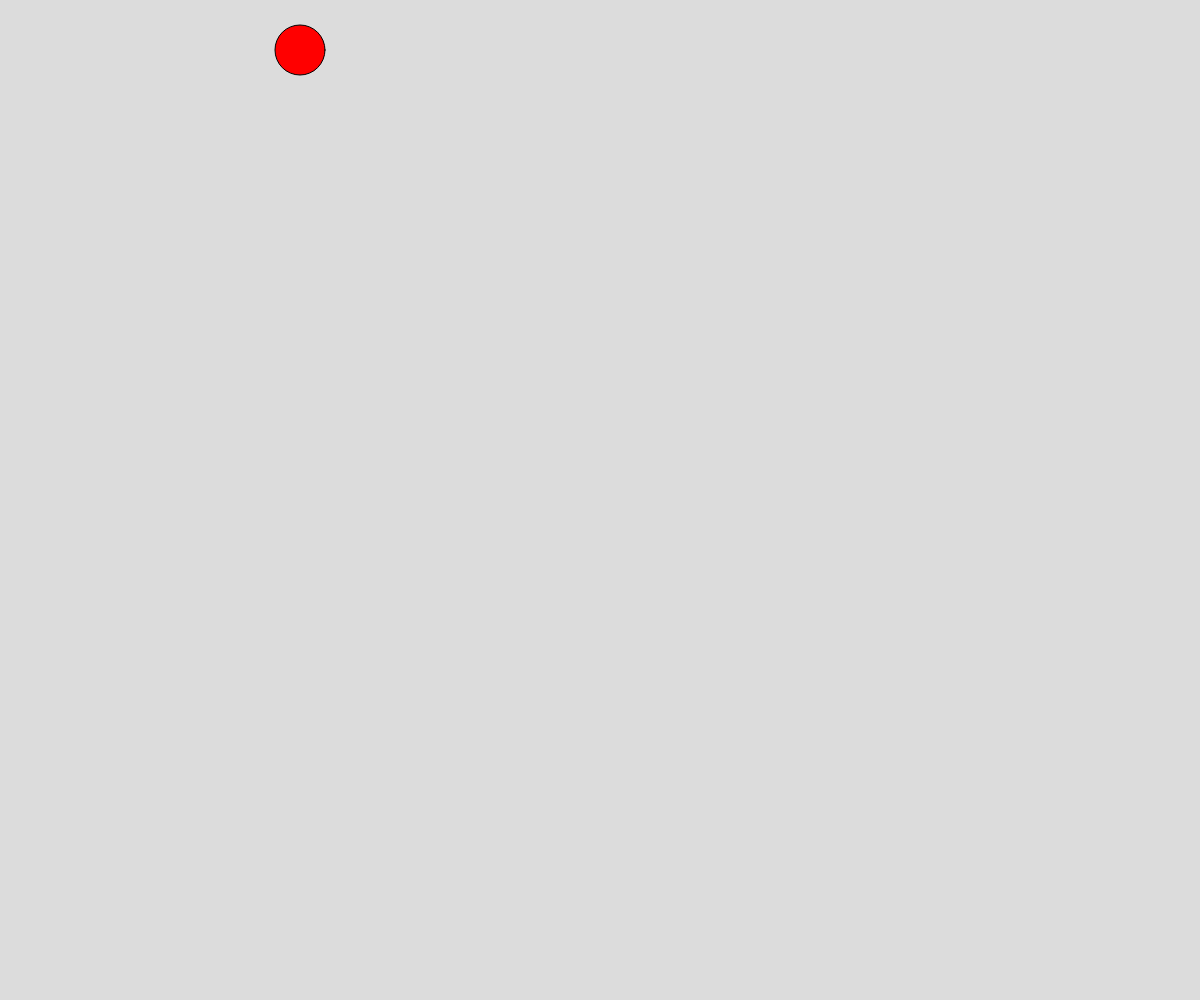
Frame 1 (no input)
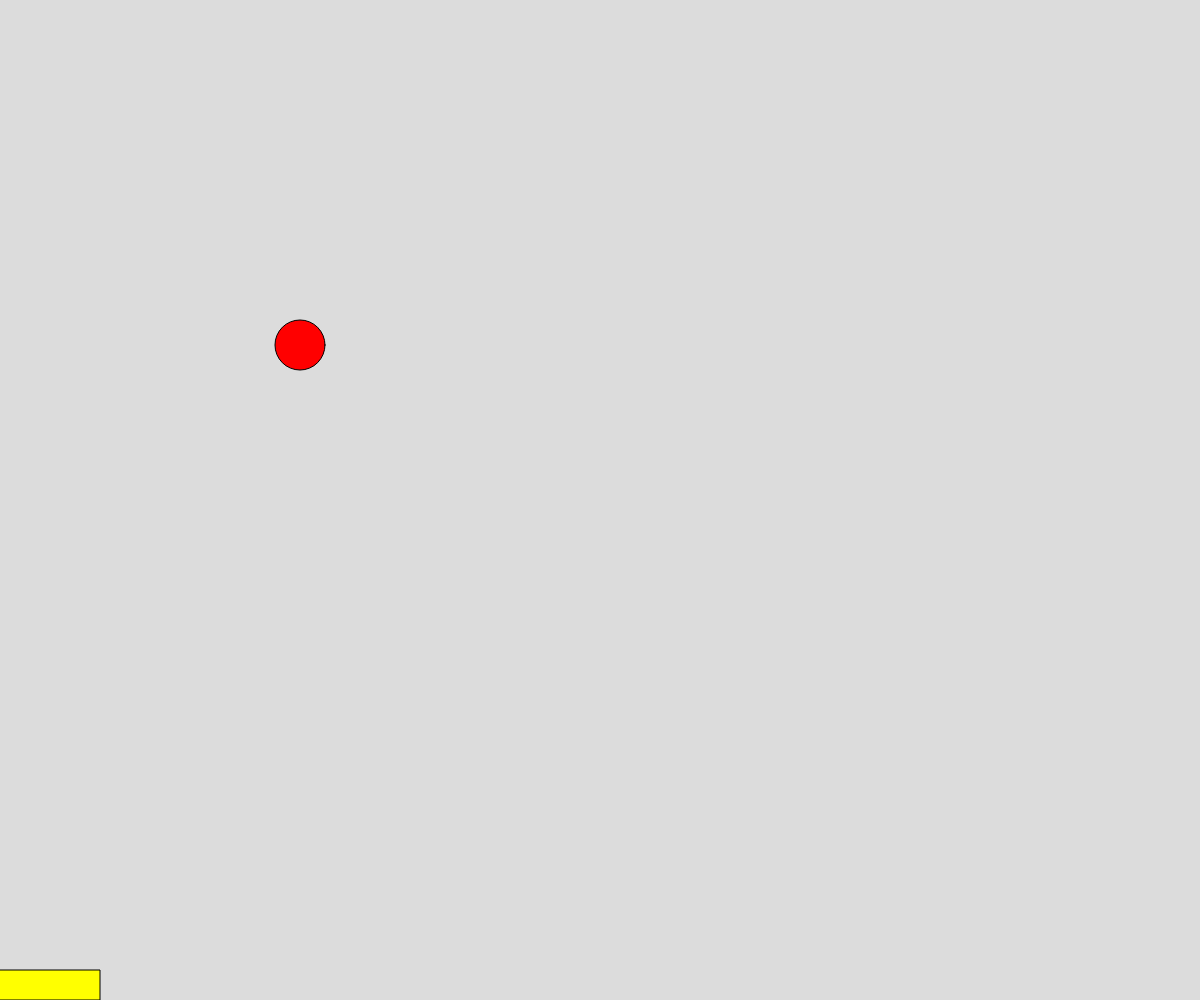
Frame 60 (no input)
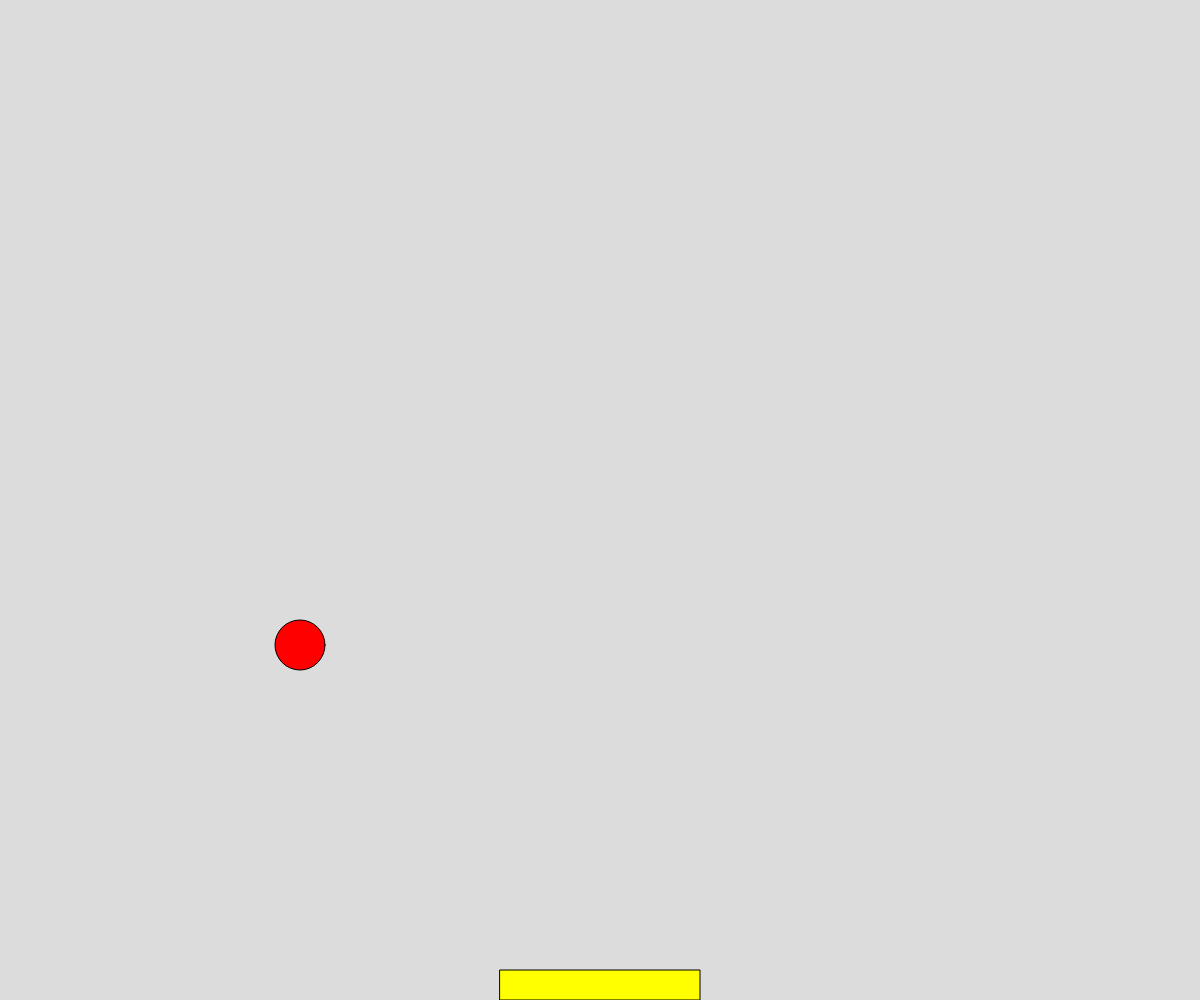
Frame 120 (the mouse pressed at the canvas centre since frame 60)

The p5.js sketch that drew these frames (run headless with seeded random() and noise() and a simulated clock; from frame 60 on, the mouse is pressed at the canvas centre):

// p5.js sketch
// ── sketch.js
let xPos = 300;
let yPos = 50;
let xDir; //direct
let diam; //diameter

let padX;
let padWidth;


function setup() {                                 
  createCanvas(windowWidth,windowHeight);
  xDir = 5;
  diam = 50;
  yDir = 5;
}
  

function draw() {
  background(220);

  fill("red");
  ellipse(xPos,yPos,diam,diam);
  yPos = yPos + yDir;
  
  
  fill("yellow");                                 
  padX = mouseX - padWidth/2;                     
  padWidth = 200;
  rect(padX, height-30, padWidth,30);

  
  //패드에 닿으면 튕기기
  if(xPos > padX && xPos < padX + padWidth && yPos > height - 30 - diam/2){
    yDir = yDir * -1;
  } 
  
  //천장에 닿으면 튕기기
  if(yPos - diam/2 < 0){
    yDir = yDir * -1;
  }
}


  //키보드로 공 움직이기
function keyPressed(){
   if(keyCode === LEFT_ARROW){
    xPos = xPos - 100; 
    }else if(keyCode === RIGHT_ARROW){
      xPos = xPos + 100; 
     } 
}
